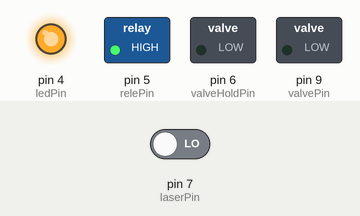
Simulated run of this sketch. Board: Arduino Uno, built with avr-gcc and run on an emulated ATmega328P. On the bench: switched loads named in the sketch (green lamp = pin HIGH), output pins drawn as LEDs (lit = HIGH). Inputs (shaded band) come from the test bench; at power-on: pin 7 (laserPin) LOW.

Above: at 2.2 s.
2.3 s: pin 7 (laserPin) driven HIGH
At 2.7 s:
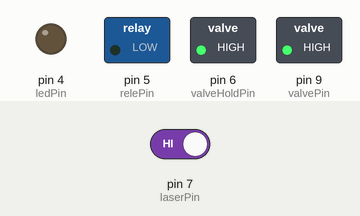
At 3.5 s:
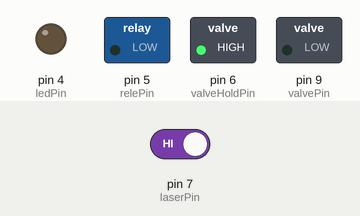
Timing chart, 0 to 5.3 s (numbered marks = the images above; inputs shaded):
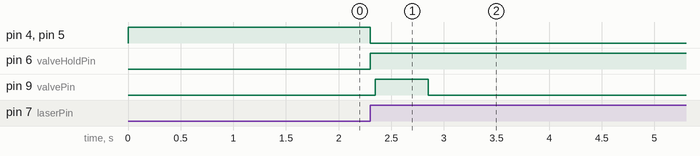

The sketch:

LaserSwitchWOvalve.ino
```cpp
    /*
 * 1. The laser is switched off. The valve is switched off.
 * 2. The laser is switched on -> the valve is switched on with no delay.
 * 3.
 *
 * laserPin - input of laser ON signal
 * logicPin - switch from negative to positive logic (laser ON/OFF)
 * valvePin - switch ON air valve
 * valveHoldPin - switch ON the ballast holding resistor
 * relePin - switch ON the compressor rele
 * ledPin - ON/OFF status LED
 */


#define laserPin 7
#define logicPin 8
#define valvePin 9
#define valveHoldPin 6
#define relePin 5
#define ledPin 4


bool laserOn = false, valveOn = false;
bool switchingOff = false;                    // Switching off procedure going on
bool positiveLogic = true;                    // Switch on if the laser signal is high

int switchOffDelay = 5000;
int blinkDuration  = 25;
unsigned long stopWatchStart = 0;
unsigned long blinkStart = 0;


void setup() {
  pinMode(laserPin, INPUT);
  pinMode(logicPin, INPUT);
  pinMode(valvePin, OUTPUT);
  pinMode(valveHoldPin, OUTPUT);
  pinMode(relePin, OUTPUT);
  pinMode(ledPin, OUTPUT);

  digitalWrite  ( valvePin, LOW );
  digitalWrite  ( valveHoldPin, LOW );
  digitalWrite  ( relePin, HIGH );            // Relay is switched off (high signal level)
  digitalWrite  ( ledPin, HIGH );

  // SerialMon.begin(9600);
  delay(1000);
}

void loop() {
  // *** Logic test, positive vs. negative imput signal ***
  laserOn = digitalRead(laserPin);                                          // laser status reading
  if( !positiveLogic ) laserOn = !laserOn;

  // *** Air valve and copressor switching ON ***
  if ( laserOn && !valveOn ) {                                              // if the laser is going on but the air valve isn't
                                                                            // switched on. It should be done at any time.
    // Serial.print("laserOn&&!valveOn 0: valveHoldPin: "); Serial.print(digitalRead(valveHoldPin)); Serial.print(" valvePin: "); Serial.println(digitalRead(valvePin));
    digitalWrite  ( valveHoldPin, HIGH );
    digitalWrite  ( relePin, LOW );                 // Compressor rele is switched ON
    digitalWrite  ( ledPin, LOW );                  // LED is switched off
    // Serial.print("laserOn&&!valveOn 0: valveHoldPin: "); Serial.print(digitalRead(valveHoldPin)); Serial.print(" valvePin: "); Serial.println(digitalRead(valvePin));
    delay(50);                                                              // 50 mS delay, first a low current is set, then the big one
    digitalWrite  ( valvePin, HIGH );                                       // ??????? if the laser goes on during the switching off process
    // Serial.print("laserOn&&!valveOn 0: valveHoldPin: "); Serial.print(digitalRead(valveHoldPin)); Serial.print(" valvePin: "); Serial.println(digitalRead(valvePin));
    delay(500);                                                             // The delay which let the valve to go open
    digitalWrite  ( valvePin, LOW );                                        // The only holding pin stayes on
    valveOn = true;
    // Serial.print("laserOn&&!valveOn 0: valveHoldPin: "); Serial.print(digitalRead(valveHoldPin)); Serial.print(" valvePin: "); Serial.println(digitalRead(valvePin));
  }

  // Serial.print("loop1: valveHoldPin: "); Serial.print(digitalRead(valveHoldPin)); Serial.print(" valvePin: "); Serial.println(digitalRead(valvePin));
  // *** End switching ON ***

  // *** Switching OFF process begins ***
  if ( !switchingOff && valveOn && !laserOn ) {                             // In case the laser goes off during the air valve is on
    stopWatchStart = millis();                                              // the stopwatch started and
    switchingOff = true;                                                    // the switching off process begins.
  }

  if( switchingOff && laserOn ) {                                           // In case if during the switching off process the laser went on again
      switchingOff = false;
  }

  // *** Switching OFF ***
  if ( switchingOff && ( millis() - stopWatchStart ) > switchOffDelay ) {   // If the stopwatch is over the air valve switches off
    valveOn = false;                                                        // and the switching process ends
    digitalWrite ( valveHoldPin, LOW );                                      // ************************************ NEW
    digitalWrite ( relePin, HIGH );
    digitalWrite  ( ledPin, HIGH );
    switchingOff = false;
  }
  // *** The valve and rele are switched OFF

  // *** Blinking with the builtin LED ***
  // Serial.print("loop 2: valveHoldPin: "); Serial.print(digitalRead(valveHoldPin)); Serial.print(" valvePin: "); Serial.println(digitalRead(valvePin));
  if ( !(millis() % 1000) ) {
    blinkStart = millis();
    digitalWrite( LED_BUILTIN, HIGH );
  }
  if ( (millis() - blinkStart) > blinkDuration) digitalWrite( LED_BUILTIN, LOW );
  // *** End blinking ***


}
```

Measured:
- after the input at 2.3 s, pin 4 (ledPin), pin 5 (relePin): HIGH → LOW at once; pin 6 (valveHoldPin): LOW → HIGH at once; pin 9 (valvePin): LOW → HIGH after 0.05 s, → LOW 0.50 s later
